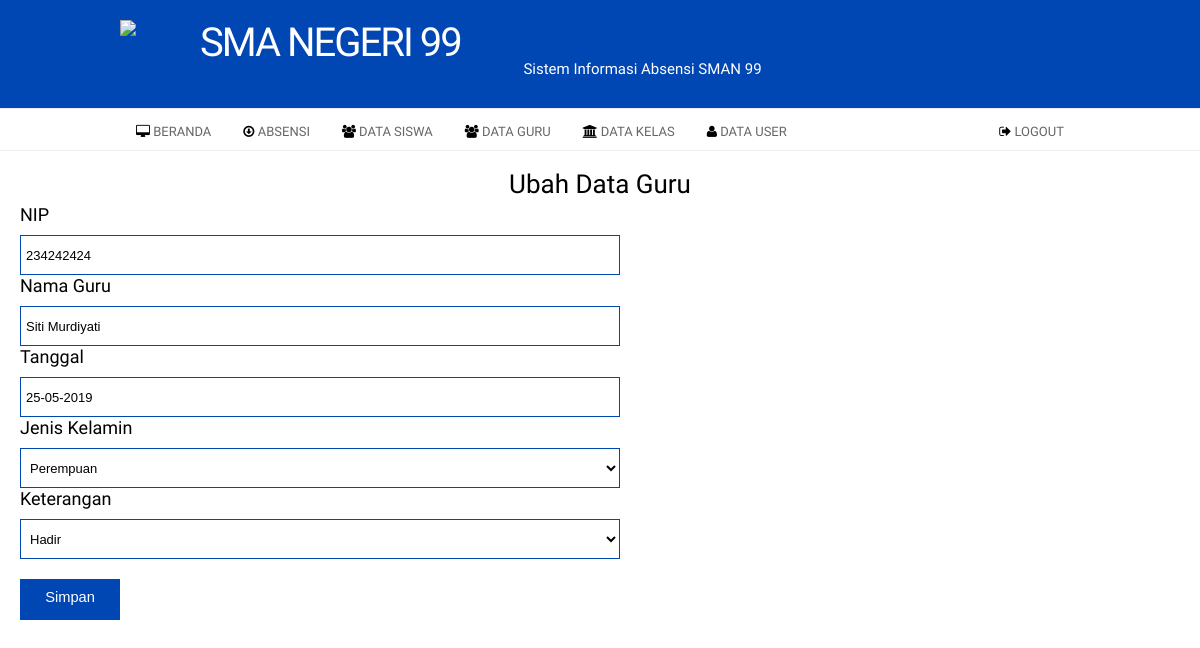
The page /index.php?page=guru&aksi=ubah&id=21 (signed in) on the database as committed earlier.
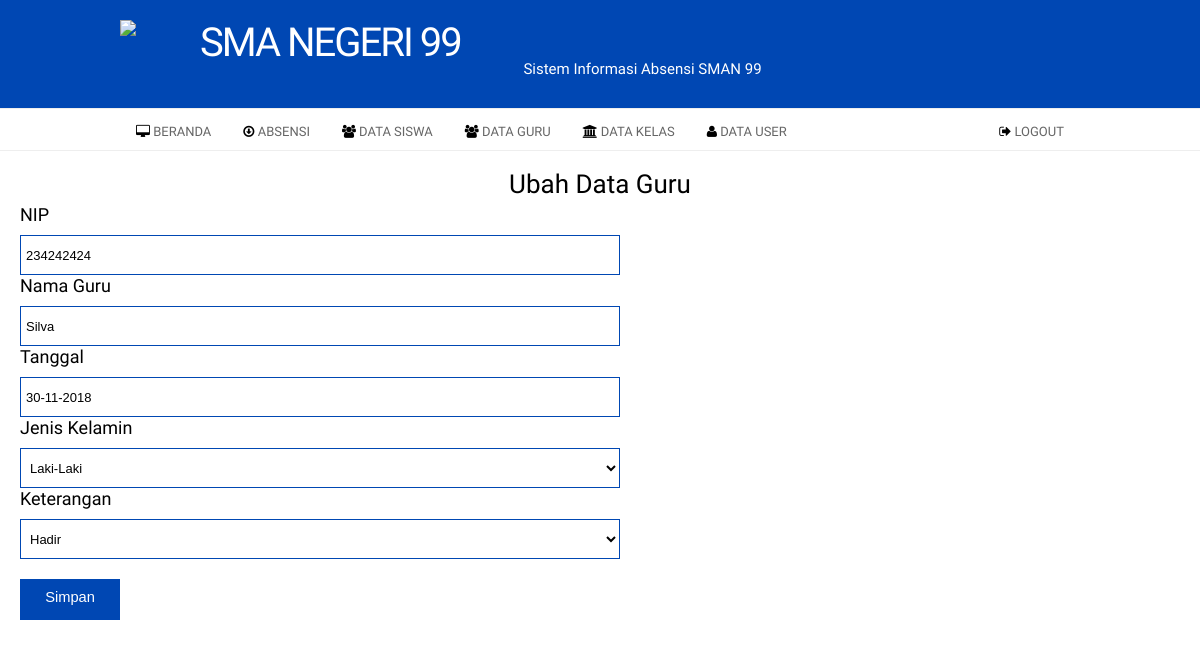
The same page on the database as committed later.
### tables this page shows
CREATE TABLE `tb_guru` (
  `id` int(11) NOT NULL,
  `nip` int(15) NOT NULL,
  `nama` varchar(50) NOT NULL,
  `tanggal` varchar(50) NOT NULL,
  `jenis_kelamin` enum('Laki-Laki','Perempuan') NOT NULL,
  `keterangan` enum('Hadir','Sakit','Izin','Alpa') NOT NULL
);

### page/admin/guru/ubah.php (the view, shortened to what this page needs)
<?php
    $id = $_GET['id'];
    $sql = $koneksi->query("select * from tb_guru where id='$id'");
    $tampil = $sql->fetch_assoc();
    $jenis_kelamin = $tampil['jenis_kelamin'];
    $keterangan = $tampil['keterangan'];
?>
<h2>Ubah Data Guru</h2>
                                    <form method="POST">
                                            <h4>NIP</h4>
                                            <input class="textfield" name="nip" value="<?php echo $tampil['nip'];?>"/>
                                            <h4>Nama Guru</h4>
                                            <input class="textfield" name="nama" value="<?php echo $tampil['nama'];?>"/>
                                            <h4>Tanggal</h4>
                                            <input class="textfield" name="tanggal" value="<?php echo $tampil['tanggal'];?>"/>
                                            <h4>Jenis Kelamin</h4>
                                            <select class="textfield" name="jenis_kelamin">
                                                <option value="Laki-Laki" <?php if ($jenis_kelamin=='Laki-Laki')
                                                {echo "selected";} ?>>Laki-Laki</option>
                                                <option value="Perempuan" <?php if ($jenis_kelamin=='Perempuan')
                                                {echo "selected";} ?>>Perempuan</option>
                                            </select>
                                            <h4>Keterangan</h4>
                                            <select class="textfield" name="keterangan">
                                                <option value="Hadir" <?php if ($keterangan=='Hadir')
                                                {echo "selected";} ?>>Hadir</option>
                                            </select>
                                            <br>
                                            <input type="submit" name="simpan" value="Simpan" class="simpan">
                                </form>

Rows that differ between the two databases and show on the page:
changed tb_guru "Hadir": nama "Siti Murdiyati" → "Silva"; tanggal "25-05-2019" → "30-11-2018"; jenis_kelamin "Perempuan" → "Laki-Laki"
